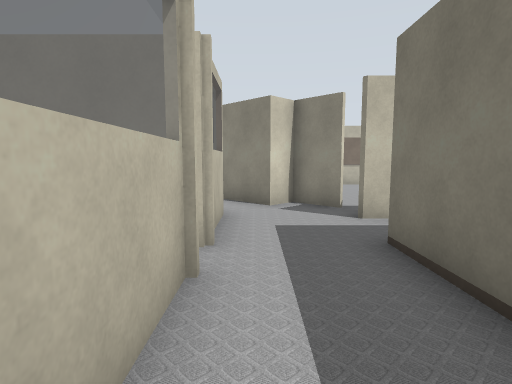
view 1 (above)

14 first-person views from a walk through a Gazebo world. The camera is 1.2 m above the floor, tilts 6° down and sees 80° across. The lines on the ground mark 1 m squares. The floor is counted in squares, 1 m on a side. Each view is taken from the middle of a square. On the plan, view 1 faces up. The plan holds only what a view shows up to about 13 squares ahead; the rest is blank. The place goes on beyond the plan.

view 2
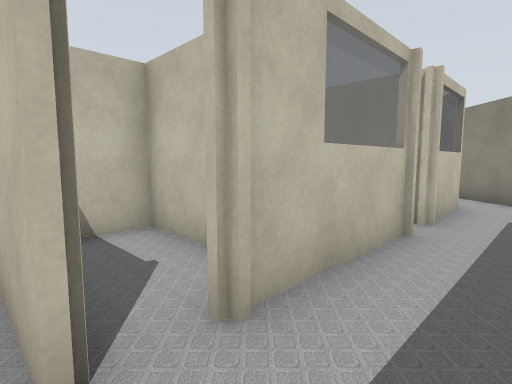

view 3
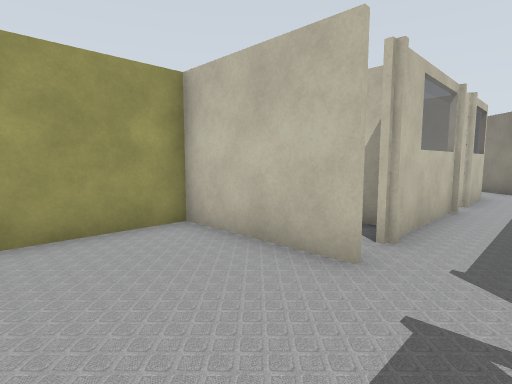

view 4
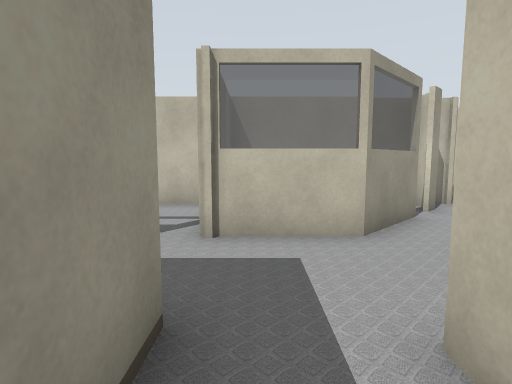

view 5
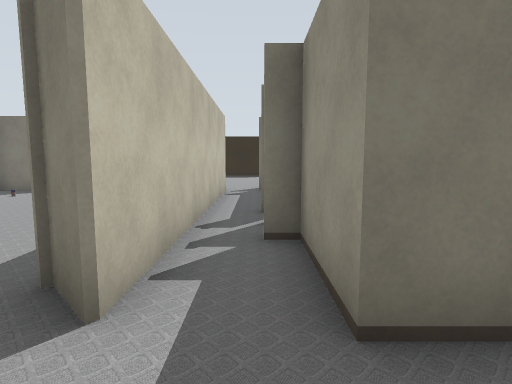

view 6
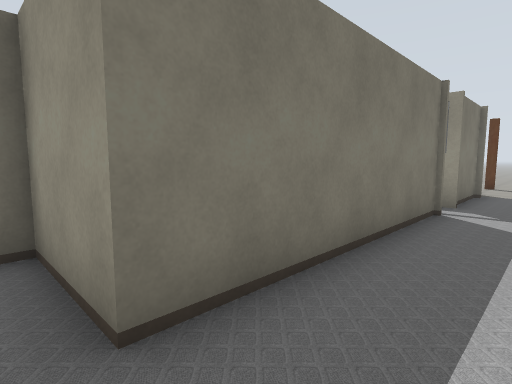

view 7
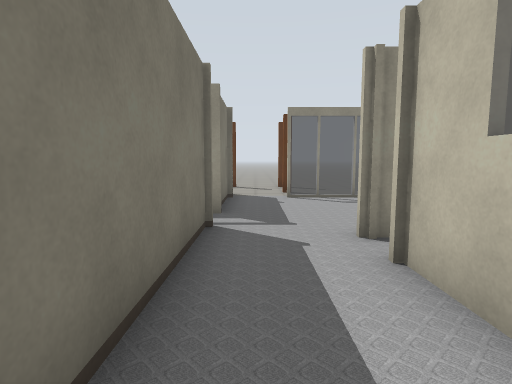

view 8
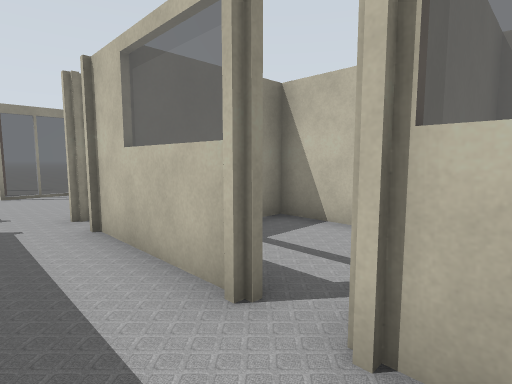

view 9
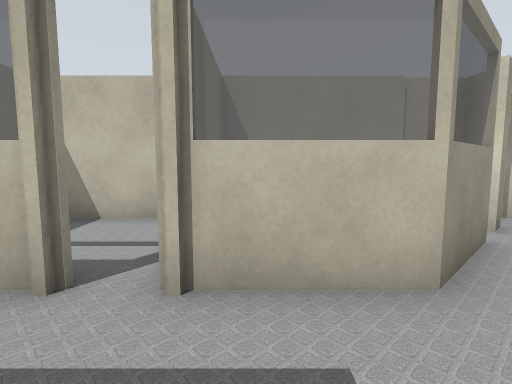

view 10
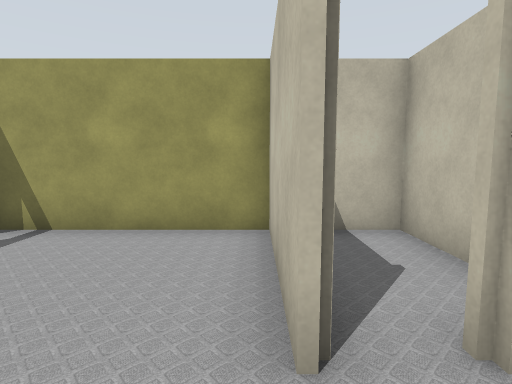

view 11
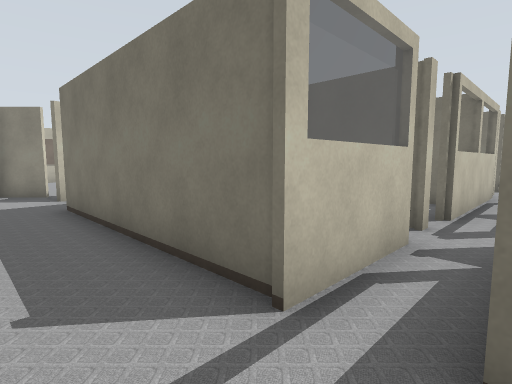

view 12
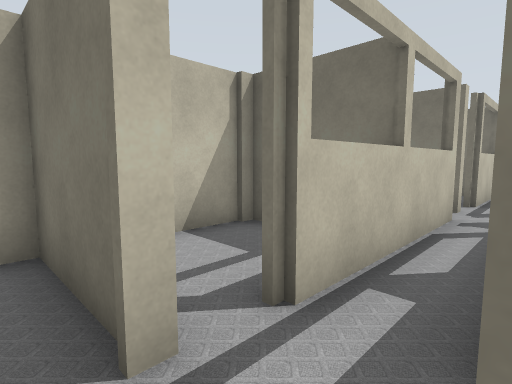

view 13
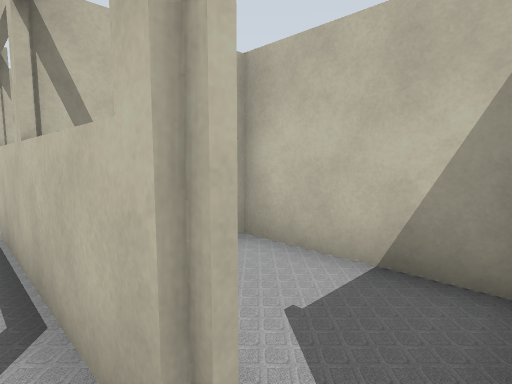

view 14
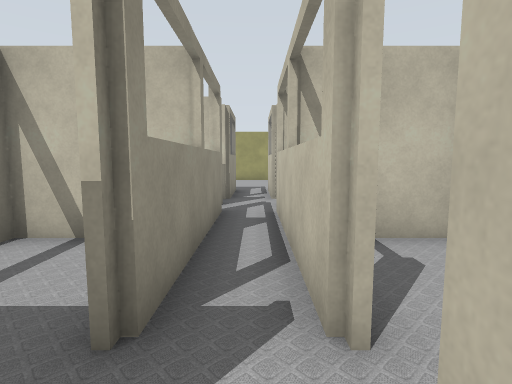

### Floor plan
Points are (right, up) in squares from view 1. A wall is a line through its corners. A room is listed if a view was taken in it or the views show most of it. See-through windows are left out.
Room 1 (views 1, 2, 4, 5, 6, 7, 8, 9, 10)
walls: (-0.7, 3.2) (-0.7, -0.8); (2.2, 7.5) (1.1, 8.7) (0.4, 8) (-1.5, 9.9); (1.9, -2.5) (1.9, 4.3) (4.5, 4.3) (4.5, 5); (6, 6.2) (2, 6.2) (3, 7.1); (-2.4, 8.4) (-0.7, 6.7) (-0.7, 4.2)
ways out: opening at (0.5, -2) to room 2; opening at (0, -1) to room 3; gap at (-1, 3) to room 4
Room 2 (views 3, 11, 12, 13, 14)
walls: (6.9, -3.8) (12.2, -3.8); (6, -2.5) (5.6, -2.5); (4.6, -2.5) (1.9, -2.5); (12.2, -2.5) (6.8, -2.5); (1.9, -6.5) (1.9, -3.8) (4.6, -3.8); (-0.5, -1.8) (-4.2, -1.8); (16.8, -2.5) (14.2, -2.5); (-4.2, -2.1) (-4.2, -6.5)
ways out: opening at (0.5, -2) to room 1; gap at (12, -2) to room 5; gap at (7, -2) to room 6; opening at (5, -4); opening at (5, -2); gap at (7, -4); gap at (12, -4)
Room 3 (no view inside)
walls: (-1.1, -1.6) (-0.5, -1.6); (-1.2, 0.3) (-4.2, 0.3); (-4.2, 0.9) (-4.2, -2.1)
ways out: opening at (0, -1) to room 1
Room 4 (no view inside)
walls: (-4.2, 4.1) (-4.2, 0.9); (-0.7, 4.2) (-3, 4.2); (-4.2, 0.6) (-0.6, 0.6)
ways out: gap at (-1, 3) to room 1
Room 5 (no view inside)
walls: (9.4, 0.4) (9.4, -2.6); (12.9, 0.3) (9, 0.3); (13.2, -2.5) (13.2, -1.2)
ways out: gap at (12, -2) to room 2
Room 6 (no view inside)
walls: (9, 0.3) (7.5, 0.3); (9.3, -2.6) (9.3, 0.4)
ways out: gap at (7, -2) to room 2

Where each view was taken, in squares from view 1:
view 1: 0 up, 0 right, facing up
view 2: 2 down, 1 right, facing up-left
view 3: 5 down, 1 right, facing up-left
view 4: 5 up, 4 right, facing left
view 5: 5 up, 0 right, facing right
view 6: 5 up, 0 right, facing down-right
view 7: 3 up, 1 right, facing down
view 8: 5 up, 1 right, facing down-left
view 9: 5 up, 2 right, facing left
view 10: 2 down, 1 right, facing left
view 11: 4 down, 0 right, facing up-right
view 12: 4 down, 5 right, facing up-right
view 13: 3 down, 13 right, facing up-left
view 14: 3 down, 14 right, facing left
